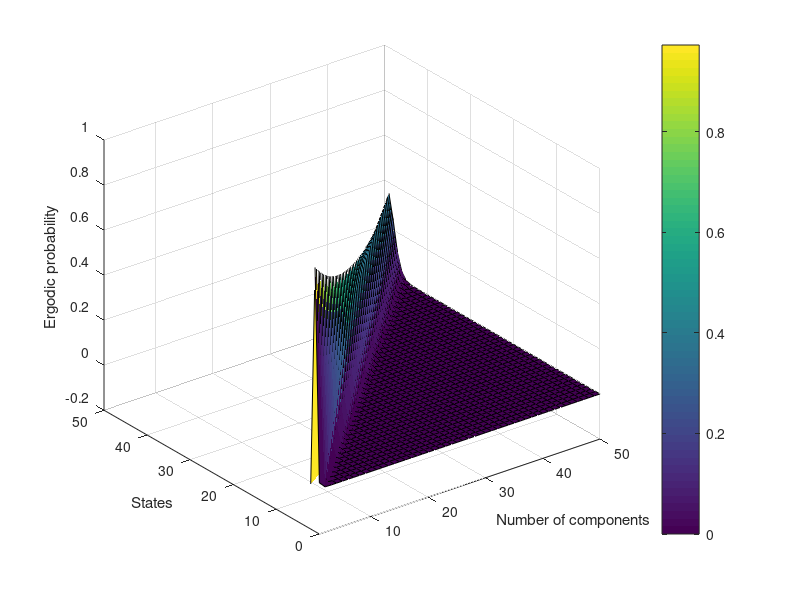

MATLAB code to generate this figure: (Note: this script raises an error after producing the figure.)
l = 0.0037;
m = 0.1317;
n = 50;
X = zeros(n+1, n+1, n); % Tensor of intensity transition matrices

for i = 1:n
Ls = zeros(i+1,i+1); % Matrix creation for i components
for j = 1:i+1
    for k = 1:i+1
         if k == j
            Ls(j,k) = -((i - j + 1)*m + (j - 1)*l);
        end
            if k == j - 1
                Ls(j,k) = (j - 1)*l;
            end
            if k == j + 1
                 Ls(j,k) = (i - j + 1)*m;
            end
    end
              
end
X(1:i+1,1:i+1,i) = Ls;

end
%CTMC ergodic prob
P = zeros(n, n);

for a = 1:n
L = X(1:a+1,1:a+1,a); % Pobranie fragmentu tensora dla systemu z a komponentów
L_transp = L.'; %Transponowanie macierzy
L_transp(a+1,1:a+1) = 1;
    for b = 1:a+1
        if b == a+1
            Z(b,1) = 1;
        else
            Z(b,1) = 0;
        end
    end

P(1,1:a+1) = (L_transp^(-1))*Z;
clear("Z");
EP(a:a,1:a+1) = P(1,1:a+1); %ergodic probabilities
end


Ergodic = EP.';
for j = 1:1:n+1
    for i = 1:1:n
        if j - 2>i
            Ergodic(j,i) = NaN;
        end
    end
end

h = surf(Ergodic);
ylabel('States');
xlabel('Number of components');
zlabel('Ergodic probability');
colorbar;
xticks([0 10 20 30 40 50]);
xticklabels([0 10 20 30 40 50]);
xlim([1 n]);
yticks([1 11 21 31 41 51]);
yticklabels([0 10 20 30 40 50]);
ylim([1 n+1]);
fontsize(gcf,12,"pixels");
colormap(jet(200));
shading interp
b = bar3(Ergodic);
for k = 1:length(b)
    zdata = b(k).ZData;
    b(k).CData = zdata;
    b(k).FaceColor = 'interp';
end
ylabel('States');
xlabel('Number of components');
zlabel('Ergodic probability');
colorbar;
xticks([0 10 20 30 40 50]);
xticklabels([0 10 20 30 40 50]);
xlim([0 n+1]);
yticks([1 11 21 31 41 51]);
yticklabels([0 10 20 30 40 50]);
ylim([0 n+2]);
fontsize(gcf,12,"pixels");
colormap(jet(200));
